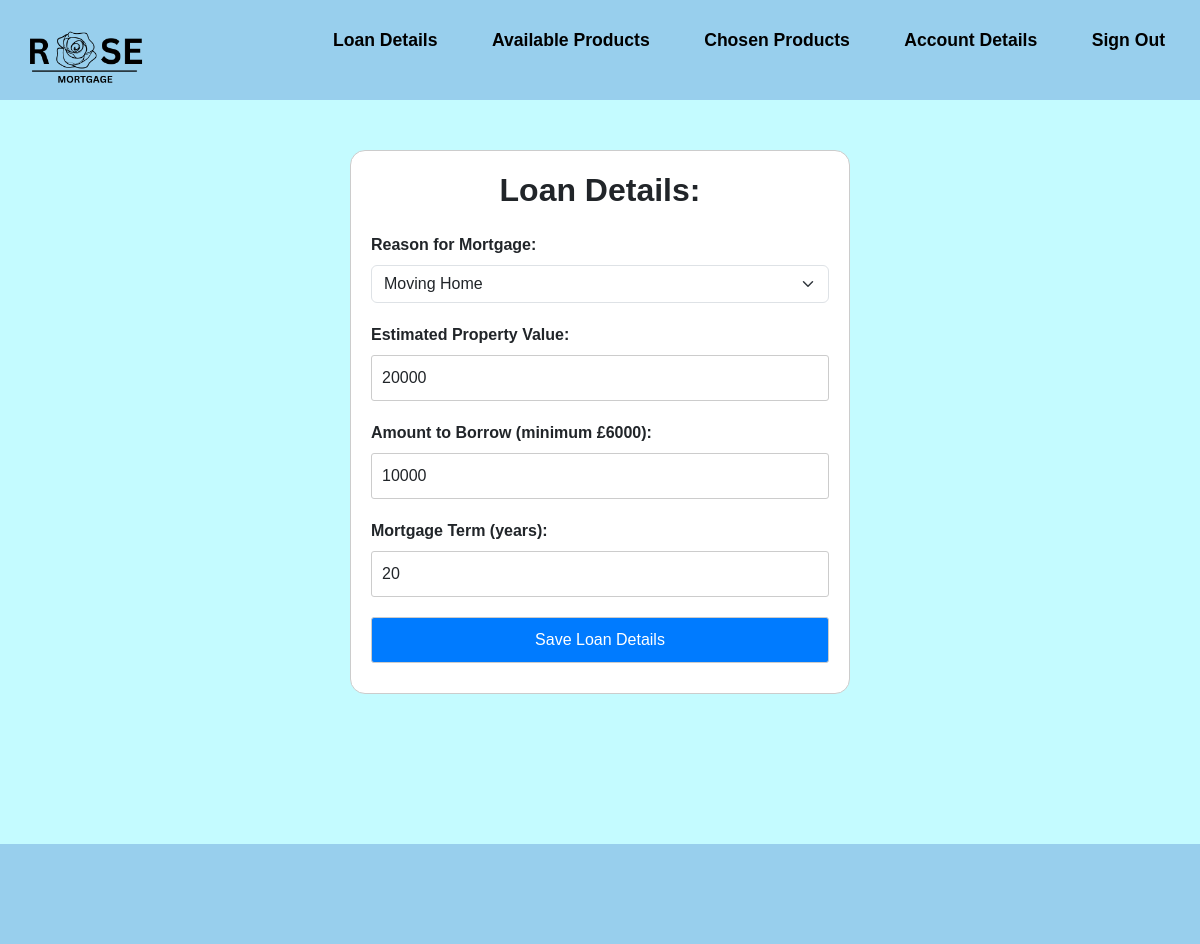
Page /Loan-details.php (signed in) on the earlier database version.
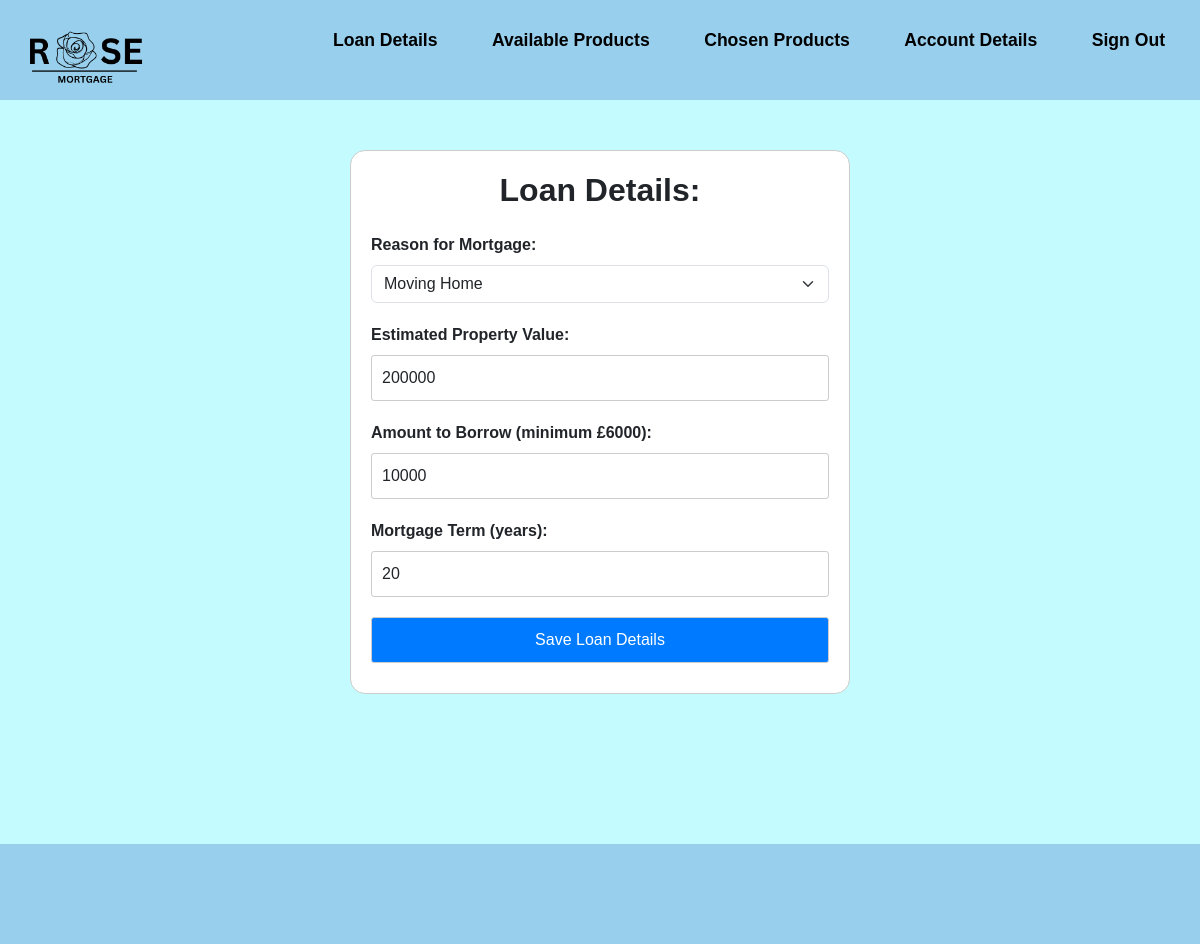
Same page on the later database version.
### tables this page shows
CREATE TABLE "financialdetails" (
	"financial_ID"	INTEGER,
	"RegisteredUser_ID"	INTEGER NOT NULL,
	"annual_income"	INTEGER NOT NULL,
	"additional_income_amount"	INTEGER NOT NULL,
	"total_balance"	INTEGER NOT NULL,
	"other_commitments"	TEXT NOT NULL,
	"monthly_spending_amounts"	INTEGER NOT NULL,
	"credit_score"	TEXT NOT NULL,
	"mortgage_reason"	TEXT NOT NULL,
	"estimated_property_value"	INTEGER NOT NULL,
	"borrow_amount"	INTEGER NOT NULL,
	"mortgage_term"	INTEGER NOT NULL,
	PRIMARY KEY("financial_ID" AUTOINCREMENT),
	FOREIGN KEY("RegisteredUser_ID") REFERENCES "RegisteredUser"("RegisteredUser_ID")
);

### Loan-details.php (the view, shortened to what this page needs)
<?php
include 'connection.php';
$RegisteredUser_ID = $_SESSION['RegisteredUser_ID'];
$retrieve_loan_query = "SELECT * FROM financialdetails WHERE RegisteredUser_ID = :RegisteredUser_ID";
$stmt_retrieve = $db->prepare($retrieve_loan_query);
$stmt_retrieve->bindParam(':RegisteredUser_ID', $RegisteredUser_ID, PDO::PARAM_INT);
$stmt_retrieve->execute();
$loanDetails = $stmt_retrieve->fetch(PDO::FETCH_ASSOC);
?>
<!DOCTYPE html>
<html lang="en">
<head>
    <link href="https://cdn.jsdelivr.net/npm/bootstrap@5.3.0-alpha1/dist/css/bootstrap.min.css" rel="stylesheet">
    <link rel="stylesheet" href="style.css">
</head>
<body>
<header class="flex-container">
    <a href="MemberViewProducts.php"> <img src="Assets/logo.png" alt="Rose Mortgage"> </a>
    <div>
        <ul class="nav-links">
            <li><a href="Loan-details.php">Loan Details</a></li>
            <li><a href="MemberViewProducts.php">Available Products</a></li>
            <li><a href="MemberChosenProducts.php">Chosen Products</a></li>
            <li><a href="MemberAccountDetails.php">Account Details</a></li>
            <li><a href="home.php">Sign Out</a></li>
        </ul>
    </div>
</header>
<main>
    <div class="reg">
        <h2 class="mb-4"><b>Loan Details:</b></h2>
        <form action="<?php echo $_SERVER['PHP_SELF']; ?>" method="post">
            <div class="form-group">
                <label for="mortgage_reason" class="form-label">Reason for Mortgage:</label>
                <select class="form-select" id="mortgage_reason" name="mortgage_reason" required>
                    <option value="moving_home" <?php if ($loanDetails['mortgage_reason'] == 'moving_home') echo 'selected'; ?>>Moving Home</option>
                </select>
            </div>
            <div class="form-group">
                <label for="estimated_property_value" class="form-label">Estimated Property Value:</label>
                <input type="number" class="form-control" id="estimated_property_value" name="estimated_property_value" value="<?php echo $loanDetails['estimated_property_value']; ?>" required>
            </div>
            <div class="form-group">
                <label for="borrow_amount" class="form-label">Amount to Borrow (minimum £6000):</label>
                <input type="number" class="form-control" id="borrow_amount" name="borrow_amount" value="<?php echo $loanDetails['borrow_amount']; ?>" min="6000" required>
            </div>
            <div class="form-group">
                <label for="mortgage_term" class="form-label">Mortgage Term (years):</label>
                <input type="number" class="form-control" id="mortgage_term" name="mortgage_term" value="<?php echo $loanDetails['mortgage_term']; ?>" required>
            </div>
            <button type="submit" name="loan-submit">Save Loan Details</button>
        </form>
    </div>
</main>
<footer>
</footer>
</body>
</html>

### style.css (style rules this page uses)
* { margin: 0; padding: 0; text-decoration: none; font-family: Arial, Helvetica, sans-serif; box-sizing: border-box; list-style: none; }
a { color: #000; text-decoration: none; }
main { margin-top: 50px; margin-bottom: 50px; }
header { background-color: #98CFED; padding: 10px; color: black; height: 100px; width: 100%; top: 0; display: flex; justify-content: flex-start; align-items: center; z-index: 1000; }
.nav-links li { display: inline-block; position: relative; margin: 0 25px; }
.nav-links li a { font-weight: bold; font-size: 1.1rem; text-decoration: none; color: black; }
.nav-links li::after { content: ''; width: 0%; height: 2px; background: #000; display: block; margin: auto; position: absolute; top: 100%; left: 50%; transform: translate(-50%); transition: 0.7s; }
header img { width: 150px; height: auto; }
body { background-color: #c4fbff; display: flex; flex-direction: column; min-height: 100vh; }
input[type="number"], button { width: 100%; padding: 10px; margin-bottom: 10px; border-radius: 3px; border: 1px solid #ccc; }
button { background-color: #007BFF; color: #fff; cursor: pointer; }
ul { flex: 1; margin-bottom: 20px; }
ul li { list-style-type: disc; }
.reg { background-color: white; width: 500px; margin: auto; padding: 20px; border: 1px solid #ccc; border-radius: 15px; }
.form-group { margin-bottom: 20px; }
.form-control { border: 2px solid black; }
.flex-container { display: flex; flex-direction: row; justify-content:space-between; }
h2 { text-align: center; }
label { display: block; font-weight: bold; }
footer { background-color: #98CFED; padding: 10px; color: black; height: 100px; width: 100%; bottom: 0; z-index: 1000; margin-top: 100px; }

Differences in the rows shown:
changed financialdetails "Moving Home": estimated_property_value "20000" → "200000"
